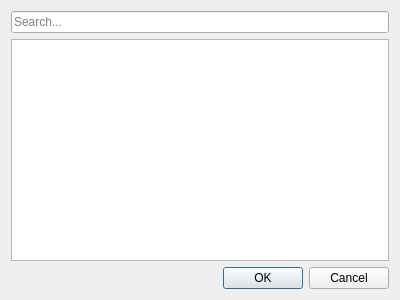
<?xml version="1.0" encoding="UTF-8"?>
<ui version="4.0">
 <class>SnpEffDatabaseDialog</class>
 <widget class="QDialog" name="SnpEffDatabaseDialog">
  <property name="geometry">
   <rect>
    <x>0</x>
    <y>0</y>
    <width>400</width>
    <height>300</height>
   </rect>
  </property>
  <property name="windowTitle">
   <string>Select SnpEff Database</string>
  </property>
  <property name="modal">
   <bool>true</bool>
  </property>
  <layout class="QVBoxLayout" name="verticalLayout_2">
   <item>
    <widget class="U2::SearchBox" name="lineEdit">
     <property name="placeholderText">
      <string>Search...</string>
     </property>
    </widget>
   </item>
   <item>
    <widget class="QTableView" name="tableView">
     <property name="selectionMode">
      <enum>QAbstractItemView::SingleSelection</enum>
     </property>
     <property name="selectionBehavior">
      <enum>QAbstractItemView::SelectRows</enum>
     </property>
     <attribute name="horizontalHeaderStretchLastSection">
      <bool>false</bool>
     </attribute>
    </widget>
   </item>
   <item>
    <widget class="QDialogButtonBox" name="buttonBox">
     <property name="orientation">
      <enum>Qt::Horizontal</enum>
     </property>
     <property name="standardButtons">
      <set>QDialogButtonBox::Cancel|QDialogButtonBox::Ok</set>
     </property>
    </widget>
   </item>
  </layout>
 </widget>
 <customwidgets>
  <customwidget>
   <class>U2::SearchBox</class>
   <extends>QLineEdit</extends>
   <header location="global">U2Gui/SearchBox.h</header>
  </customwidget>
 </customwidgets>
 <resources/>
 <connections>
  <connection>
   <sender>buttonBox</sender>
   <signal>accepted()</signal>
   <receiver>SnpEffDatabaseDialog</receiver>
   <slot>accept()</slot>
   <hints>
    <hint type="sourcelabel">
     <x>248</x>
     <y>254</y>
    </hint>
    <hint type="destinationlabel">
     <x>157</x>
     <y>274</y>
    </hint>
   </hints>
  </connection>
  <connection>
   <sender>buttonBox</sender>
   <signal>rejected()</signal>
   <receiver>SnpEffDatabaseDialog</receiver>
   <slot>reject()</slot>
   <hints>
    <hint type="sourcelabel">
     <x>316</x>
     <y>260</y>
    </hint>
    <hint type="destinationlabel">
     <x>286</x>
     <y>274</y>
    </hint>
   </hints>
  </connection>
 </connections>
</ui>
